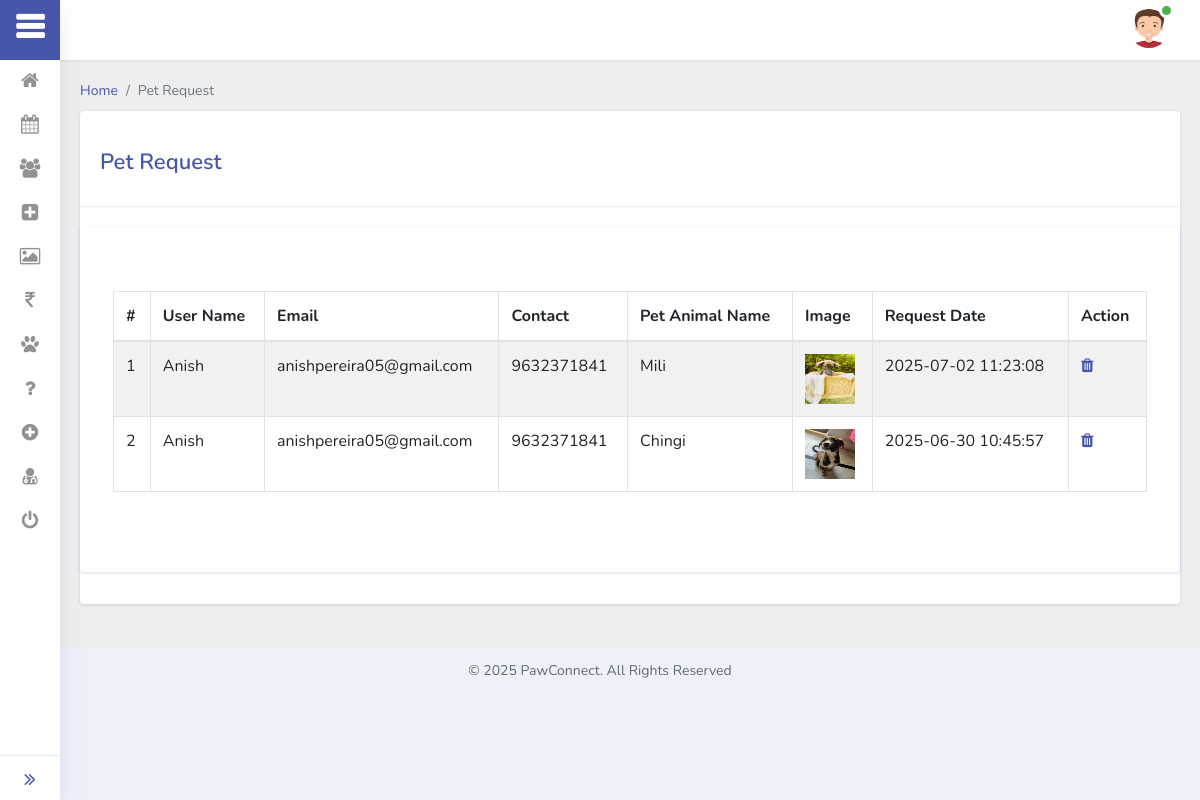
The app's page /starter/adopt_request.php (signed in) with its own data.
### tables this page shows
CREATE TABLE `adopt_request` (
  `id` int(11) NOT NULL,
  `user_id` int(11) NOT NULL,
  `pet_id` int(11) NOT NULL,
  `date` datetime NOT NULL DEFAULT current_timestamp(),
  `status` tinyint(1) NOT NULL
);

CREATE TABLE `user` (
  `id` int(11) NOT NULL,
  `name` varchar(50) NOT NULL,
  `email` varchar(50) NOT NULL,
  `contact` varchar(25) NOT NULL,
  `password` varchar(50) NOT NULL,
  `created_date` datetime NOT NULL DEFAULT current_timestamp(),
  `status` tinyint(1) NOT NULL,
  `token` varchar(500) NOT NULL
);

CREATE TABLE `adopt` (
  `id` int(11) NOT NULL,
  `animal_name` varchar(50) NOT NULL,
  `gender` varchar(25) NOT NULL,
  `city` varchar(50) NOT NULL,
  `date` datetime NOT NULL DEFAULT current_timestamp(),
  `status` varchar(25) NOT NULL,
  `image` varchar(250) NOT NULL,
  `breed_name` varchar(50) NOT NULL,
  `helth_condition` varchar(100) NOT NULL,
  `description` text NOT NULL,
  `age` varchar(50) NOT NULL,
  `color` varchar(50) NOT NULL
);

### starter/adopt_request.php (the view, shortened to what this page needs)
<?php
    include './connection.php';
    include 'link.php';
    include 'sidebar.php';
    include 'header.php';
    ?>
  <div class="main-content">
    <div class="container-fluid content-top-gap">
        <nav aria-label="breadcrumb">
            <ol class="breadcrumb my-breadcrumb">
            <li class="breadcrumb-item"><a href="index.php">Home</a></li>
            <li class="breadcrumb-item active" aria-current="page">Pet Request</li>
            </ol>
        </nav>
        <div class="card card_border py-2 mb-4">
            <div class="cards__heading">
                <h3>Pet Request</h3>
            </div>
            <div class="card card_border p-lg-5 p-3 mb-4">
          <div class="card-body py-3 p-0">
            <div class="row">
            <table cellpadding="0" cellspacing="0" border="0" class="datatable-1 table table-bordered table-striped	 display table-hover" width="100%">
                                <thead>
                                    <tr>
                                        <th>#</th>
										<th>User Name</th>
										<th>Email</th>
										<th>Contact</th>
										<th>Pet Animal Name</th>
										<th>Image</th>
										<th>Request Date</th>
                                        <th>Action</th>
                                    </tr>
                                </thead>
                                <tbody>
                                <?php
                                    $query=mysqli_query($conn,"select user.name, user.email, user.contact, adopt.animal_name, adopt.image, adopt_request.id, adopt_request.date from adopt_request join user on user.id = adopt_request.user_id join adopt on adopt.id = adopt_request.pet_id order by adopt_request.id desc");
                                    $cnt=1;
                                    while($row=mysqli_fetch_array($query))
                                    {?>
                                        <tr>
                                            <td><?php echo htmlentities($cnt);?></td>
                                            <td> <?php echo htmlentities($row['name']);?></td>
                                            <td> <?php echo htmlentities($row['email']);?></td>
                                            <td> <?php echo htmlentities($row['contact']);?></td>
                                            <td> <?php echo htmlentities($row['animal_name']);?></td>
                                            <td><img src="../<?php echo $row['image'];?>" height="50" width="50"/></td>
                                            <td><?php echo htmlentities($row['date']);?></td>
                                            <td>
                                                <a href="adopt_request.php?id=<?php echo $row['id']?>&del=delete" onClick="return confirm('Are you sure you want to delete?')"><i class="fa fa-trash"></i></a></td>
                                        </tr>
                                        <?php $cnt=$cnt+1;
                                    } ?>
                                </tbody>
                            </table>
            </div>
          </div>
        </div>
    </div>
</div>
<?php
    include 'footer.php';
  ?>

### records on screen
adopt_request: user.name "Anish", user.email "anishpereira05@gmail.com", user.contact "9632371841", adopt.animal_name "Mili", adopt.image (picture), date "2025-07-02 11:23:08"
adopt_request: user.name "Anish", user.email "anishpereira05@gmail.com", user.contact "9632371841", adopt.animal_name "Chingi", adopt.image (picture), date "2025-06-30 10:45:57"
